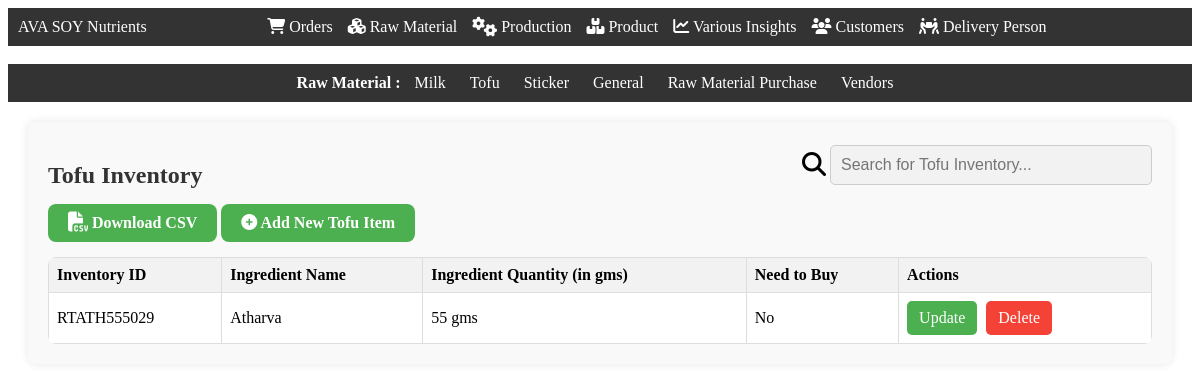
The app's page /inventory_tofu (signed in) with its own data.
### app.py (models this page shows)
class Inventory_Tofu(db.Model):
    Inventory_Tofu_Id = db.Column(db.String(60), primary_key=True)
    Tofu_Inventory_name = db.Column(db.String(255))
    Tofu_Inventory_quantity = db.Column(db.Integer)

### app.py (the view)
@app.route('/inventory_tofu', methods=["GET", "POST"])
def inventory_tofu():
    if session['LoggedIn']==True and (session['Designation']=="Admin" or  session['Designation']=="Production Manager"):
        inventory_tofu_items = Inventory_Tofu.query.all()
        return render_template('inventory_tofu.html', inventory_tofu_items=inventory_tofu_items)

### templates/inventory_tofu.html (shortened to what this page needs)
<!DOCTYPE html>
<html lang="en">
<head>
    <link rel="stylesheet" href="{{ url_for('static', filename='css/navbar.css') }}">
    <link rel="stylesheet" href="https://cdnjs.cloudflare.com/ajax/libs/font-awesome/6.5.1/css/all.min.css" />
</head>
<body>
    <div class="navbar">
        <div class="navbar-left">AVA SOY Nutrients</div>
        <div class="navbar-center">
            <a href="/orders"><i class="fa-solid fa-cart-shopping"></i> Orders</a>
            <a href="/inventory"><i class="fa-solid fa-cubes"></i> Raw Material</a>
            <a href="/production"><i class="fa-solid fa-gears fa-lg"></i> Production</a>
            <a href="/product"><i class="fa-solid fa-boxes-stacked"></i> Product</a>
            <a href="/variousinsights"><i class="fa-solid fa-chart-line"></i> Various Insights</a>
            <a href="/customers"><i class="fa-solid fa-users"></i> Customers</a>
            <a href="/delivery_person"><i class="fa-solid fa-people-carry-box"></i> Delivery Person</a>
        </div>
    </div>
<br>
<div class="second-navbar">
    <b>Raw Material : </b>
    <a href="/inventory_milk">Milk</a>
    <a href="/inventory_tofu">Tofu</a>
    <a href="/sticker">Sticker</a>
    <a href="/inventory_general">General</a>
    <a href="/inventory_purchase">Raw Material Purchase</a>
    <a href="/raw_material_vendor">Vendors</a>
</div>
<div class="container">
    <div class="row" style="display: flex; justify-content: space-between; align-items: center;">
        <h2>Tofu Inventory</h2>
        <div class="search-container">
            <i class="fa-solid fa-magnifying-glass fa-xl"></i>
            <input type="text" id="searchInput" onkeyup="searchFunction()" placeholder="Search for Tofu Inventory...">
        </div>
    </div>
    <a href="/download_inventory_tofu_csv" class="add-item-btn"><i class="fa-solid fa-file-csv fa-lg"></i><b> Download CSV</b></a>
    <a href="/open_add_inventory_tofu" class="add-item-btn"><i class="fa-solid fa-circle-plus"></i><b> Add New Tofu Item</b></a>
    {% if inventory_tofu_items|length == 0  %}
        <div class="alert" role="alert">
            <i class="fa-solid fa-face-sad-tear fa-lg"></i>
            No tofu inventory found. Please add new tofu items!
        </div>
    {% else %}
    <table>
        <thead>
            <tr>
                <th>Inventory ID</th>
                <th>Ingredient Name</th>
                <th>Ingredient Quantity (in gms)</th>
                <th>Need to Buy</th>
                <th>Actions</th>
            </tr>
        </thead>
        <tbody>
            {% for item in inventory_tofu_items %}
                <tr>
                    <td>{{ item.Inventory_Tofu_Id }}</td>
                    <td>{{ item.Tofu_Inventory_name }}</td>
                    <td>{{ item.Tofu_Inventory_quantity }} gms</td>
                    <td>{{ "Yes" if item.Tofu_Inventory_quantity <= 50 else "No" }}</td>
                    <td class="action-cell">
                        <a href="/open_update_inventory_tofu/{{ item.Inventory_Tofu_Id }}" class="action-btn btn-success">Update</a>
                        <a href="#" onclick="confirmDelete('{{ item.Inventory_Tofu_Id }}');" class="action-btn btn-danger">Delete</a>
                    </td>
                </tr>
            {% endfor %}
        </tbody>
    </table>
    {% endif %}
</div>
</body>
</html>

### static/css/navbar.css (style rules this page uses)
.navbar { background-color: #333; color: white; display: flex; justify-content: space-between; align-items: center; padding: 10px; }
.navbar-center { flex: 1; display: flex; justify-content: center; }
.navbar-center a { color: white; text-decoration: none; margin-right: 15px; }
.search-container { margin-bottom: 15px; }
.search-container input[type=text] { width: 300px; padding: 10px; border: 1px solid #ccc; border-radius: 5px; font-size: 16px; background-color: #f2f2f2; }

### templates/inventory_tofu.html (style rules this page uses)
.container { margin: 20px; padding: 20px; border-radius: 8px; background-color: #f9f9f9; box-shadow: 0 0 10px rgba(0, 0, 0, 0.1); }
h2 { font-size: 24px; margin-bottom: 15px; color: #333; }
table { width: 100%; border-collapse: collapse; background-color: #fff; border-radius: 8px; overflow: hidden; }
table th, table td { border: 1px solid #ddd; padding: 8px; text-align: left; }
thead { background-color: #f2f2f2; }
.add-item-btn { background-color: #4CAF50; border: none; color: white; padding: 10px 20px; text-align: center; text-decoration: none; font-size: 16px; margin-bottom: 15px; cursor: pointer; border-radius: 8px; display: inline-block; transition: background-color 0.3s ease; }
.action-btn { display: inline-block; padding: 8px 12px; margin-right: 5px; border-radius: 5px; text-decoration: none; transition: background-color 0.3s ease; }
.btn-success { background-color: #4CAF50; color: white; }
.btn-danger { background-color: #f44336; color: white; }
.second-navbar { background-color: #333; color: #fff; text-align: center; padding: 10px 0; }
.second-navbar a { color: #fff; text-decoration: none; margin: 0 10px; }

### records on screen
Inventory_Tofu: Inventory_Tofu_Id "RTATH555029", Tofu_Inventory_name "Atharva", Tofu_Inventory_quantity "55", Tofu_Inventory_quantity "No"
